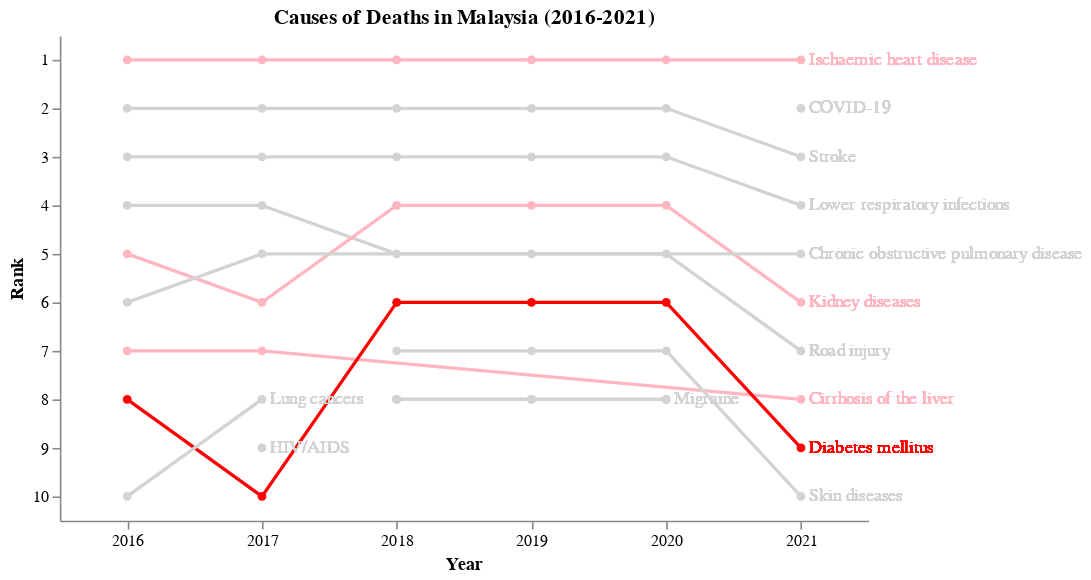

Source (Vega-Lite JSON):
### Vega specification from a JSON file in a GitHub repository (floating-point values rounded to 4 significant figures)
{"$schema": "https://vega.github.io/schema/vega/v5.json", "background": "white", "padding": 5, "width": 500, "height": 300, "title": {"text": "Causes of Deaths in Malaysia (2016-2021)", "frame": "group"}, "style": "None", "data": [{"name": "data", "values": [{"year": 2016, "cause": "Ischaemic heart disease", "rate": 107.0}, {"year": 2016, "cause": "Stroke", "rate": 66.81}, {"year": 2016, "cause": "Lower respiratory infections", "rate": 59.92}, {"year": 2016, "cause": "Road injury", "rate": 23.1}, {"year": 2016, "cause": "Kidney diseases", "rate": 21}, {"year": 2016, "cause": "Chronic obstructive pulmonary disease", "rate": 17.35}, {"year": 2016, "cause": "Cirrhosis of the liver", "rate": 14.29}, {"year": 2016, "cause": "Diabetes mellitus", "rate": 14.05}, {"year": 2016, "cause": "Alzheimer disease and other dementias", "rate": 12.72}, {"year": 2016, "cause": "Lung cancers", "rate": 11.9}, {"year": 2017, "cause": "Ischaemic heart disease", "rate": 123.8}, {"year": 2017, "cause": "Stroke", "rate": 61.72}, {"year": 2017, "cause": "Lower respiratory infections", "rate": 60.16}, {"year": 2017, "cause": "Road injury", "rate": 33.95}, {"year": 2017, "cause": "Chronic obstructive pulmonary disease", "rate": 22.22}, {"year": 2017, "cause": "Kidney diseases", "rate": 19.65}, {"year": 2017, "cause": "Cirrhosis of the liver", "rate": 19.3}, {"year": 2017, "cause": "Lung cancers", "rate": 17.98}, {"year": 2017, "cause": "HIV/AIDS", "rate": 13.12}, {"year": 2017, "cause": "Diabetes mellitus", "rate": 12.18}, {"year": 2018, "cause": "Ischaemic heart disease", "rate": 111.6}, {"year": 2018, "cause": "Stroke", "rate": 69.1}, {"year": 2018, "cause": "Lower respiratory infections", "rate": 60.81}, {"year": 2018, "cause": "Road injury", "rate": 19.65}, {"year": 2018, "cause": "Diabetes mellitus", "rate": 15.09}, {"year": 2018, "cause": "Back and neck pain", "rate": 0}, {"year": 2018, "cause": "Kidney diseases", "rate": 22.22}, {"year": 2018, "cause": "Skin diseases", "rate": 6.12}, {"year": 2018, "cause": "Depressive disorders", "rate": 0}, {"year": 2018, "cause": "Migraine", "rate": 0}, {"year": 2019, "cause": "Ischaemic heart disease", "rate": 112.3}, {"year": 2019, "cause": "Stroke", "rate": 69.54}, {"year": 2019, "cause": "Lower respiratory infections", "rate": 60.83}, {"year": 2019, "cause": "Road injury", "rate": 19.05}, {"year": 2019, "cause": "Diabetes mellitus", "rate": 15.49}, {"year": 2019, "cause": "Back and neck pain", "rate": 0}, {"year": 2019, "cause": "Kidney diseases", "rate": 22.78}, {"year": 2019, "cause": "Skin diseases", "rate": 6.2}, {"year": 2019, "cause": "Depressive disorders", "rate": 0}, {"year": 2019, "cause": "Migraine", "rate": 0}, {"year": 2020, "cause": "Ischaemic heart disease", "rate": 96.92}, {"year": 2020, "cause": "Stroke", "rate": 59.75}, {"year": 2020, "cause": "Lower respiratory infections", "rate": 48.91}, {"year": 2020, "cause": "Road injury", "rate": 14.07}, {"year": 2020, "cause": "Diabetes mellitus", "rate": 13.52}, {"year": 2020, "cause": "Back and neck pain", "rate": 0}, {"year": 2020, "cause": "Kidney diseases", "rate": 19.66}, {"year": 2020, "cause": "Skin diseases", "rate": 5.34}, {"year": 2020, "cause": "Depressive disorders", "rate": 0}, {"year": 2020, "cause": "Migraine", "rate": 0}, {"year": 2021, "cause": "Ischaemic heart disease", "rate": 137.6}, {"year": 2021, "cause": "COVID-19", "rate": 98.66}, {"year": 2021, "cause": "Stroke", "rate": 69.08}, {"year": 2021, "cause": "Lower respiratory infections", "rate": 57.22}, {"year": 2021, "cause": "Road injury", "rate": 21.93}, {"year": 2021, "cause": "Diabetes mellitus", "rate": 14.49}, {"year": 2021, "cause": "Kidney diseases", "rate": 22.7}, {"year": 2021, "cause": "Cirrhosis of the liver", "rate": 21.84}, {"year": 2021, "cause": "Skin diseases", "rate": 5.04}, {"year": 2021, "cause": "Chronic obstructive pulmonary disease", "rate": 25.64}]}, {"name": "data_0", "source": "data", "transform": [{"type": "window", "params": [null], "as": ["rank"], "ops": ["rank"], "fields": [""], "sort": {"field": ["rate"], "order": ["descending"]}, "groupby": ["year"]}]}, {"name": "last_year_data", "source": "data_0", "transform": [{"type": "filter", "expr": "datum.year == 2021 || (datum.year == 2017 && (datum.cause == 'HIV/AIDS' || datum.cause == 'Lung cancers')) || (datum.year == 2020 && datum.cause == 'Migraine')"}]}], "marks": [{"name": "layer_0_pathgroup", "type": "group", "from": {"facet": {"name": "faceted_path_layer_0_main", "data": "data_0", "groupby": ["cause"]}}, "encode": {"update": {"width": {"field": {"group": "width"}}, "height": {"field": {"group": "height"}}}}, "marks": [{"name": "layer_0_marks", "type": "line", "style": ["line"], "sort": {"field": "datum[\"year\"]"}, "from": {"data": "faceted_path_layer_0_main"}, "encode": {"update": {"stroke": {"scale": "color", "field": "cause", "value": {"signal": "datum.cause === 'Ischaemic heart disease' || datum.cause === 'Kidney diseases' || datum.cause === 'Cirrhosis of the liver' ? '#FFB6C1' : (datum.cause === 'Diabetes mellitus' ? '#FF0000' : '#D3D3D3')"}}, "description": {"signal": "\"year: \" + datum[\"year\"] + \"; rank: \" + datum[\"rank\"] + \"; cause: \" + datum[\"cause\"]"}, "x": {"scale": "x", "field": "year"}, "y": {"scale": "y", "field": "rank"}}}}, {"name": "layer_0_text", "type": "text", "from": {"data": "last_year_data"}, "encode": {"update": {"text": {"field": "cause"}, "x": {"scale": "x", "field": "year", "offset": 5}, "y": {"scale": "y", "field": "rank"}, "align": {"value": "left"}, "baseline": {"value": "middle"}, "fill": {"scale": "color", "field": "cause", "value": {"signal": "datum.cause === 'Ischaemic heart disease' || datum.cause === 'Kidney diseases' || datum.cause === 'Cirrhosis of the liver' ? '#FFB6C1' : (datum.cause === 'Diabetes mellitus' ? '#FF0000' : '#D3D3D3')"}}}}}]}, {"name": "layer_1_marks", "type": "symbol", "style": ["point"], "from": {"data": "data_0"}, "encode": {"update": {"opacity": {"value": 1}, "fill": {"scale": "color", "field": "cause", "value": {"signal": "datum.cause === 'Ischaemic heart disease' || datum.cause === 'Kidney diseases' || datum.cause === 'Cirrhosis of the liver' ? '#FFB6C1' : (datum.cause === 'Diabetes mellitus' ? '#FF0000' : '#D3D3D3')"}}, "ariaRoleDescription": {"value": "point"}, "description": {"signal": "\"year: \" + datum[\"year\"] + \"; rank: \" + datum[\"rank\"] + \"; cause: \" + datum[\"cause\"]"}, "x": {"scale": "x", "field": "year"}, "y": {"scale": "y", "field": "rank"}}}}], "scales": [{"name": "x", "type": "point", "domain": {"data": "data_0", "field": "year", "sort": true}, "range": [0, {"signal": "width"}], "padding": 0.5}, {"name": "y", "type": "point", "domain": {"data": "data_0", "field": "rank", "sort": true}, "range": [0, {"signal": "height"}], "padding": 0.5}, {"name": "color", "type": "ordinal", "domain": ["Ischaemic heart disease", "Kidney diseases", "Cirrhosis of the liver", "Diabetes mellitus", "Stroke", "Lower respiratory infections", "Road injury", "Back and neck pain", "Skin diseases", "Depressive disorders", "Migraine", "COVID-19", "Chronic obstructive pulmonary disease", "Lung cancers", "HIV/AIDS"], "range": ["#FFB6C1", "#FFB6C1", "#FFB6C1", "#FF0000", "#D3D3D3", "#D3D3D3", "#D3D3D3", "#D3D3D3", "#D3D3D3", "#D3D3D3", "#D3D3D3", "#D3D3D3", "#D3D3D3", "#D3D3D3", "#D3D3D3"]}], "axes": [{"scale": "x", "orient": "bottom", "grid": false, "title": "Year", "labelOverlap": true, "zindex": 0}, {"scale": "y", "orient": "left", "grid": false, "title": "Rank", "zindex": 0}]}
